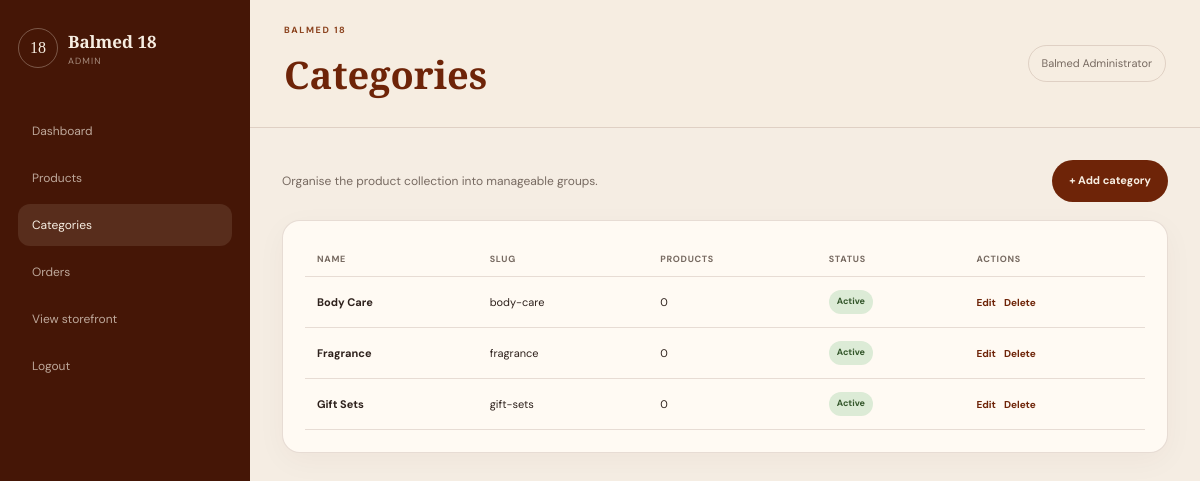
Screenshot of /admin/categories/index.php (signed in) with the database file from the repository.
### tables this page shows
CREATE TABLE IF NOT EXISTS categories (
    id INT UNSIGNED AUTO_INCREMENT PRIMARY KEY,
    name VARCHAR(120) NOT NULL,
    slug VARCHAR(150) NOT NULL UNIQUE,
    description TEXT NULL,
    image VARCHAR(255) NULL,
    is_active TINYINT(1) NOT NULL DEFAULT 1,
    created_at TIMESTAMP DEFAULT CURRENT_TIMESTAMP,
    updated_at TIMESTAMP DEFAULT CURRENT_TIMESTAMP ON UPDATE CURRENT_TIMESTAMP
);

### includes/functions.php (called while the page is built, shortened)
<?php
require_once __DIR__ . '/../config/database.php';
function e(?string $value): string
{
    return htmlspecialchars((string) $value, ENT_QUOTES, 'UTF-8');
}
function url(string $path = ''): string
{
    return BASE_URL . '/' . ltrim($path, '/');
}

### config/database.php (called while the page is built, shortened)
<?php
function db(): PDO
{
    $dsn = 'mysql:host=' . DB_HOST . ';dbname=' . DB_NAME . ';charset=utf8mb4';
    $pdo = new PDO($dsn, DB_USER, DB_PASS, [
        PDO::ATTR_ERRMODE => PDO::ERRMODE_EXCEPTION,
        PDO::ATTR_DEFAULT_FETCH_MODE => PDO::FETCH_ASSOC,
        PDO::ATTR_EMULATE_PREPARES => false,
    ]);
    return $pdo;
}

### admin/categories/index.php (the view, shortened to what this page needs)
<?php
require_once __DIR__ . '/../../includes/functions.php';
$categories = db()->query(
    'SELECT c.*, COUNT(p.id) AS product_count
     FROM categories c
     LEFT JOIN products p ON p.category_id = c.id
     GROUP BY c.id
     ORDER BY c.name ASC'
)->fetchAll();
$pageTitle = 'Categories';
$currentAdminPage = 'categories';
require __DIR__ . '/../../includes/admin_header.php';
?>
<div class="page-actions">
    <p>Organise the product collection into manageable groups.</p>
    <a class="admin-btn" href="<?= url('admin/categories/create.php') ?>">+ Add category</a>
</div>
<div class="panel">
    <div class="table-wrap">
        <table>
            <thead>
            <tr>
                <th>Name</th>
                <th>Slug</th>
                <th>Products</th>
                <th>Status</th>
                <th>Actions</th>
            </tr>
            </thead>
            <tbody>
            <?php foreach ($categories as $category): ?>
                <tr>
                    <td><strong><?= e($category['name']) ?></strong></td>
                    <td><?= e($category['slug']) ?></td>
                    <td><?= (int) $category['product_count'] ?></td>
                    <td>
                        <span class="status <?= (int) $category['is_active'] === 1 ? 'status-active' : 'status-inactive' ?>">
                            <?= (int) $category['is_active'] === 1 ? 'Active' : 'Inactive' ?>
                        </span>
                    </td>
                    <td>
                        <div class="table-actions">
                            <a href="<?= url('admin/categories/edit.php?id=' . (int) $category['id']) ?>">Edit</a>
                            <a href="<?= url('admin/categories/delete.php?id=' . (int) $category['id']) ?>">Delete</a>
                        </div>
                    </td>
                </tr>
            <?php endforeach; ?>
            </tbody>
        </table>
    </div>
</div>
<?php require __DIR__ . '/../../includes/admin_footer.php'; ?>

### includes/admin_header.php (shortened to what this page needs)
<?php
require_once __DIR__ . '/functions.php';
$pageTitle = $pageTitle ?? 'Admin';
$currentAdminPage = $currentAdminPage ?? '';
?>
<!DOCTYPE html>
<html lang="en">
<head>
    <link rel="stylesheet" href="<?= url('assets/css/admin.css') ?>">
</head>
<body class="admin-body">
<aside class="admin-sidebar">
    <a class="admin-logo" href="<?= url('admin/dashboard.php') ?>">
        <span>18</span>
        <strong>Balmed 18</strong>
        <small>Admin</small>
    </a>
    <nav class="admin-nav">
        <a class="<?= $currentAdminPage === 'dashboard' ? 'active' : '' ?>" href="<?= url('admin/dashboard.php') ?>">Dashboard</a>
        <a class="<?= $currentAdminPage === 'products' ? 'active' : '' ?>" href="<?= url('admin/products/index.php') ?>">Products</a>
        <a class="<?= $currentAdminPage === 'categories' ? 'active' : '' ?>" href="<?= url('admin/categories/index.php') ?>">Categories</a>
        <a class="<?= $currentAdminPage === 'orders' ? 'active' : '' ?>" href="<?= url('admin/orders/index.php') ?>">Orders</a>
        <a href="<?= url('index.php') ?>">View storefront</a>
        <a href="<?= url('admin/logout.php') ?>">Logout</a>
    </nav>
</aside>
<div class="admin-main">
    <header class="admin-topbar">
        <div>
            <span class="eyebrow">Balmed 18</span>
            <h1><?= e($pageTitle) ?></h1>
        </div>
        <div class="admin-user">
            <?= e($_SESSION['admin_name'] ?? 'Administrator') ?>
        </div>
    </header>
    <section class="admin-content">

### includes/admin_footer.php (shortened to what this page needs)
    </section>
</div>
</body>
</html>

### assets/css/admin.css (style rules this page uses)
:root { --cream: #f7eee2; --beige: #eadcc9; --brown: #6e2408; --brown-dark: #451606; --ink: #2e211c; --muted: #776a61; --white: #fffaf3; --green: #58704a; --line: rgba(69, 22, 6, .13); --danger: #9a3b29; --shadow: 0 20px 55px rgba(69, 22, 6, .10); --serif: 'Playfair Display', Georgia, serif; --sans: 'DM Sans', Arial, sans-serif; }
* { box-sizing: border-box; }
body { margin: 0; background: #f5ede3; color: var(--ink); font-family: var(--sans); line-height: 1.5; }
a { color: inherit; text-decoration: none; }
.eyebrow { display: block; margin-bottom: 8px; color: #8b421d; font-size: 9px; font-weight: 700; letter-spacing: .18em; text-transform: uppercase; }
.admin-body { min-height: 100vh; display: grid; grid-template-columns: 250px 1fr; }
.admin-sidebar { position: fixed; inset: 0 auto 0 0; width: 250px; padding: 28px 18px; background: var(--brown-dark); color: var(--cream); }
.admin-logo { display: grid; grid-template-columns: 40px 1fr; grid-template-rows: 1fr auto; column-gap: 10px; align-items: center; margin-bottom: 42px; }
.admin-logo span { width: 40px; height: 40px; display: grid; grid-row: span 2; place-items: center; border: 1px solid rgba(247,238,226,.3); border-radius: 50%; font-family: var(--serif); }
.admin-logo strong { font-family: var(--serif); font-size: 17px; }
.admin-logo small { color: rgba(247,238,226,.55); font-size: 9px; text-transform: uppercase; letter-spacing: .12em; }
.admin-nav { display: grid; gap: 5px; }
.admin-nav a { padding: 12px 14px; border-radius: 12px; color: rgba(247,238,226,.68); font-size: 12px; }
.admin-nav a:hover, .admin-nav a.active { background: rgba(247,238,226,.1); color: var(--cream); }
.admin-main { grid-column: 2; min-width: 0; }
.admin-topbar { min-height: 110px; display: flex; align-items: center; justify-content: space-between; gap: 20px; padding: 24px 34px; background: rgba(247,238,226,.8); border-bottom: 1px solid var(--line); }
.admin-topbar h1 { margin: 0; color: var(--brown); font-family: var(--serif); font-size: 38px; }
.admin-user { padding: 9px 13px; border: 1px solid var(--line); border-radius: 999px; color: var(--muted); font-size: 11px; }
.admin-content { padding: 32px; }
.panel { padding: 22px; border: 1px solid var(--line); border-radius: 18px; background: var(--white); box-shadow: 0 8px 30px rgba(69,22,6,.04); }
.page-actions { display: flex; align-items: center; justify-content: space-between; gap: 20px; margin-bottom: 18px; }
.page-actions p { margin: 0; color: var(--muted); font-size: 12px; }
.admin-btn { min-height: 42px; display: inline-flex; align-items: center; justify-content: center; padding: 0 17px; border: 0; border-radius: 999px; background: var(--brown); color: var(--cream); font-size: 11px; font-weight: 700; }
.table-wrap { width: 100%; overflow-x: auto; }
table { width: 100%; border-collapse: collapse; min-width: 700px; }
th { padding: 10px 12px; border-bottom: 1px solid var(--line); color: var(--muted); font-size: 9px; text-align: left; text-transform: uppercase; letter-spacing: .08em; }
td { padding: 13px 12px; border-bottom: 1px solid var(--line); font-size: 11px; vertical-align: middle; }
td a { color: var(--brown); font-weight: 700; }
.table-actions { display: flex; flex-wrap: wrap; gap: 8px; }
.table-actions a, .table-actions button { font-size: 10px; }
.status { display: inline-flex; align-items: center; min-height: 24px; padding: 0 8px; border-radius: 999px; background: var(--beige); color: var(--brown); font-size: 9px; font-weight: 700; }
.status-active, .status-confirmed, .status-completed { background: #dcebd6; color: #33562a; }

### rows the page displays
categories: name "Body Care", slug "body-care", product_count "0", is_active "Active"
categories: name "Fragrance", slug "fragrance", product_count "0", is_active "Active"
categories: name "Gift Sets", slug "gift-sets", product_count "0", is_active "Active"

### other values shown
$pageTitle "Categories"
$_SESSION['admin_name'] "Balmed Administrator"
